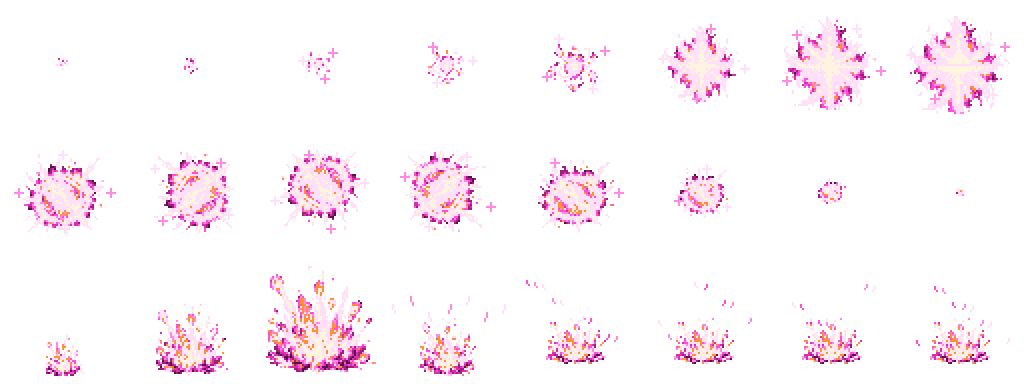
#> input picture Pause/Assets/Art/Attacks/Ember~/ember_attack_laser.png, 1024 x 384 px
$ python preview.py
#> lines starting #> are read from the running program, lines starting #| are printed output that depends on the picture
"""Produce the review still and a montage GIF of every sustained loop."""
from pathlib import Path
from PIL import Image, ImageDraw, ImageFont

ROOT=Path(__file__).resolve().parent.parent
ART=ROOT.parent.parent
LASER=Image.open(ROOT/'ember_attack_laser.png').convert('RGBA')
#> LASER is the input picture: PIL image 1024x384 RGBA; mean R, G, B, A 34.1, 25.2, 29.8, 34.5
BODY=Image.open(ROOT/'ember_attack_laserbody.png').convert('RGBA')
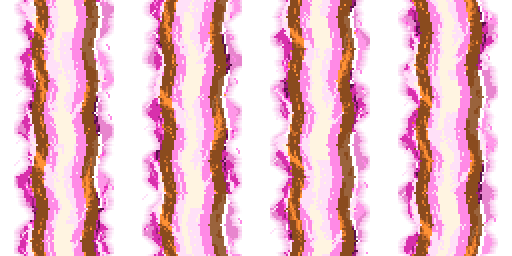
#> input picture Pause/Assets/Art/Attacks/Ember~/ember_attack_laserbody.png, 512 x 256 px
#> BODY is the input picture: PIL image 512x256 RGBA; mean R, G, B, A 158.7, 93.5, 120.7, 155.9
TELL=Image.open(ROOT/'ember_attack_lasertell.png').convert('RGBA')
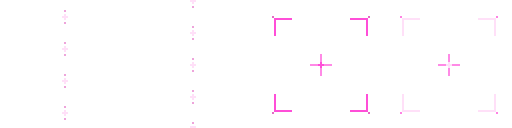
#> input picture Pause/Assets/Art/Attacks/Ember~/ember_attack_lasertell.png, 512 x 128 px
#> TELL is the input picture: PIL image 512x128 RGBA; mean R, G, B, A 3.8, 2.3, 3.4, 3.6
BG=Path(__file__).resolve().parents[3]/'Backgrounds/Resources/Worlds/Ember'

def crop(im,x,y,w=128,h=128):return im.crop((x*w,y*h,(x+1)*w,(y+1)*h))
def title(im,xy,s):ImageDraw.Draw(im).text(xy,s,fill=(242,221,236),font=ImageFont.load_default())

canvas=Image.new('RGB',(1080,1050),(11,11,26))
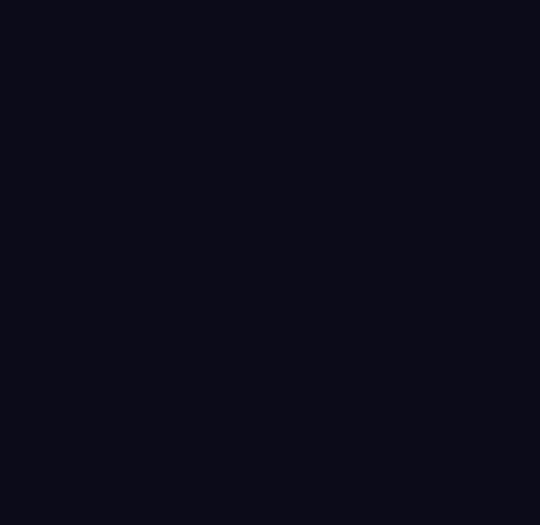
#> canvas: PIL image 1080x1050 RGB (shown at 1/2 size); mean R, G, B 11, 11, 26
title(canvas,(16,10),'EMBER BOSS FIRE LASER   |   2x native pixel sheets on #0b0b1a')
canvas.paste(LASER,(16,30),LASER)
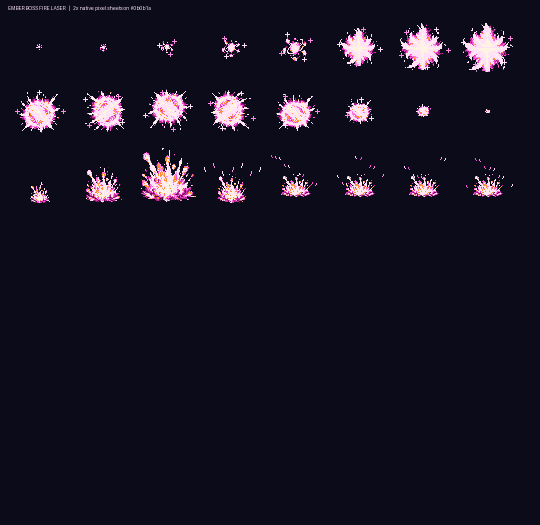
#> canvas: PIL image 1080x1050 RGB (shown at 1/2 size); mean R, G, B 22.2, 19.2, 35
title(canvas,(16,425),'BEAM LOOP  |  128 x 256 frame, 12 fps')
canvas.paste(BODY,(16,444),BODY)
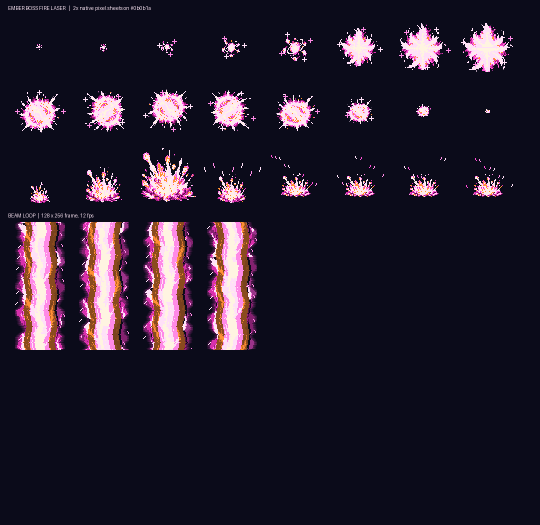
#> canvas: PIL image 1080x1050 RGB (shown at 1/2 size); mean R, G, B 37, 28.5, 44.9
title(canvas,(548,425),'SIGHT a-b  |  LOCK a-b')
canvas.paste(TELL,(548,444),TELL)
title(canvas,(16,725),'GAME SIZE  |  40 px beam / 60 px flare over Ember backdrop tiles')
#> (the run stopped early here; a loop or call above may not have finished)
